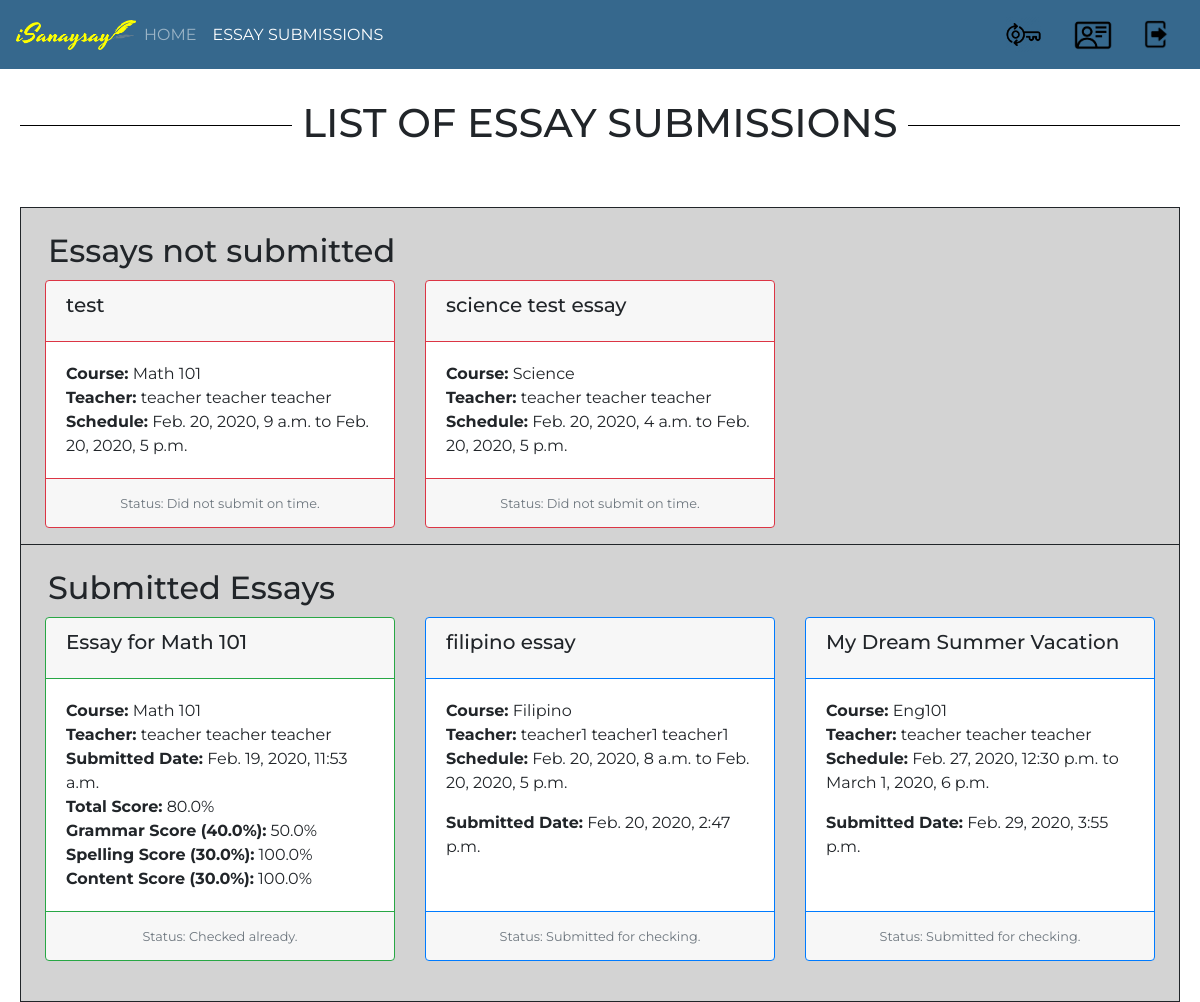
Before: /isanaysay/view_essay_submissions (signed in) with the older database file.
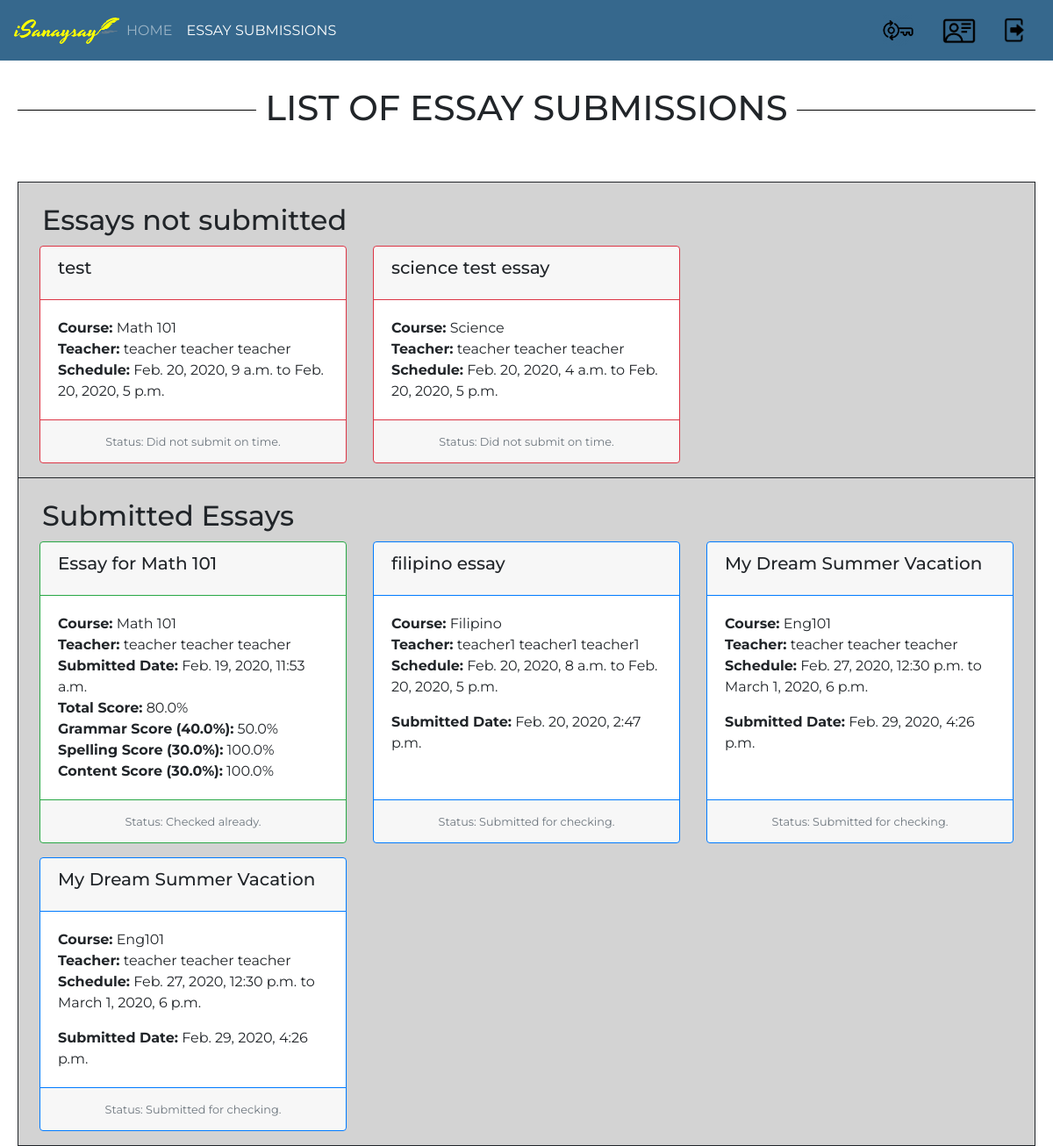
After: the same page with the newer database file.
### users/models.py (models this page shows, shortened)
class Essay(models.Model):
    course = models.ForeignKey(Course, verbose_name="Course", on_delete = models.CASCADE)
    name = models.CharField(verbose_name="Essay Name", max_length=300)
    essay_description = models.CharField(verbose_name="Essay Description", max_length=1500)
    essay_code = models.CharField(verbose_name="Essay Code", max_length=100)
    maximum_length = models.IntegerField(verbose_name="Maximum Length")
    start_date_time = models.DateTimeField(verbose_name="Essay Start Date and Time")
    end_date_time = models.DateTimeField(verbose_name="Essay End Date and Time")
    criteria_no_1 = models.FloatField(verbose_name="Grammar",default=0)
    criteria_no_2 = models.FloatField(verbose_name="Spelling",default=0)
    criteria_no_3 = models.FloatField(verbose_name="Content",default=0)
    words = models.CharField(verbose_name="Words",max_length=10000,default="")
    def is_past_due(self):
        date_today = datetime.datetime.now().replace(tzinfo=utc)
        essay_end_date = self.end_date_time.replace(tzinfo=utc)
        return date_today > essay_end_date
    def is_ongoing(self):
        date_today = datetime.datetime.now().replace(tzinfo=utc)
        essay_end_date = self.end_date_time.replace(tzinfo=utc)
        essay_start_date = self.start_date_time.replace(tzinfo=utc)
        return date_today > essay_start_date and date_today < essay_end_date

class Course(models.Model):
    pass
    semester_Choices = (
        ('A', 'First Semester'),
        ('B', 'Second Semester'),
        ('C', 'Summer'),
    )
    shoolYear_Choices = (
        ('1', '2019-2020'),
        ('2', '2020-2021'),
        ('3', '2021-2022'),
    )
    name = models.CharField(verbose_name="Course Name", max_length=128)
    course_code = models.CharField(verbose_name="Course Code", max_length=128)
    course_description = models.CharField(verbose_name="Course Description", max_length=500)
    course_detail = models.CharField(verbose_name="Course Detail", max_length=100)
    course_unit = models.IntegerField(verbose_name="Course Units", default=3)
    course_semester = models.CharField(max_length=1,choices=semester_Choices, default='A', verbose_name="Semester")
    course_school_year = models.CharField(max_length=1,choices=shoolYear_Choices, default='20', verbose_name="School Year")
    start_date = models.DateField(verbose_name="Course Start Date")
    end_date = models.DateField(verbose_name="Course End Date")
    students = models.ManyToManyField(CustomUser, related_name='students_enrolled')
    teacher = models.ForeignKey(CustomUser, verbose_name="Teacher", on_delete = models.CASCADE)

class CustomUser(AbstractUser):
    pass
    isStudent_Choices = (
        ('S', 'Student'),
        ('T', 'Teacher'),
    )
    first_name = models.CharField(verbose_name="First Name", max_length=100, default="")
    middle_name = models.CharField(verbose_name="Middle Name", max_length=100, default="")
    last_name = models.CharField(verbose_name="Last Name", max_length=100, default="")
    email_address = models.CharField(verbose_name="Email Address", max_length=100, default="some@email.com")
    id_number = models.CharField(verbose_name="ID Number", max_length=50, default="")
    isStudent = models.CharField(max_length=1,choices=isStudent_Choices, default='S', verbose_name="Student or Teacher")
    def __str__(self):
        return self.first_name + " " + self.middle_name + " " + self.last_name

class EssaySubmission(models.Model):
    pass
    isChecked_Choices = (
        ('Y', 'Yes'),
        ('N', 'No'),
    )
    essay = models.ForeignKey(Essay, verbose_name="Essay", on_delete = models.CASCADE)
    student = models.ForeignKey(CustomUser, verbose_name="Student", on_delete = models.CASCADE)
    content = models.CharField(verbose_name="Essay Content", max_length=3000)
    isChecked = models.CharField(max_length=1,choices=isChecked_Choices, default='N', verbose_name="Checked or Not Checked")
    submitted_date = models.DateTimeField(verbose_name="Essay Submission Date", auto_now_add=True)
    checked_date = models.DateTimeField(verbose_name="Essay Checked Date", auto_now_add=True)
    grammar_score = models.FloatField(verbose_name="Grammar Score", default=0)
    spelling_score = models.FloatField(verbose_name="Spelling Score", default=0)
    content_score = models.FloatField(verbose_name="Content Score", default=0)
    def checked_submission(self):
        if self.isChecked == 'N':
            return False
        return True
    def get_total_score(self):
        return (self.grammar_score  * self.essay.criteria_no_1 / 100) + (self.spelling_score * self.essay.criteria_no_2 / 100 ) + (self.content_score * self.essay.criteria_no_3 / 100 )

### users/views.py (the view)
def view_essay_submissions(request):
    if request.user.is_authenticated:
        template = "list_essay_submission.html"
        user_id = request.user.id
        print(user_id)
        essays = Essay.objects.select_related('course')
        essay_submissions = EssaySubmission.objects.select_related('student','essay').filter(student__id=user_id)
        courses = Course.objects.all()
        for essay in essays:
            present = False
            for s in essay.course.students.all():
                if s.id == user_id:
                    present = True
                    break
            if not present:
                essays = essays.exclude(id=essay.id)
        for essay in essays:
            present = False
            for es in essay_submissions:
                if essay.id == es.essay.id:
                    present = True
                    break
            if present:
                essays = essays.exclude(id=essay.id)
        date_today = datetime.datetime.now().replace(tzinfo=utc)
        context = {
            'essays': essays,
            'courses': courses,
            'essay_submissions': essay_submissions,
            'date_today': date_today,
        }
        return render(request, template, context)
    else:
        return HttpResponseRedirect(reverse_lazy('index'))

### templates/list_essay_submission.html (shortened to what the changed rows need)
{% extends 'base.html' %}
{% block content %}
	<div id="parent"><div id="child"><br/><br/><br/>
		<h1><span> LIST OF ESSAY SUBMISSIONS </span></h1><br/>
    <div style="
    background-color: lightgray;
    border: 1px solid;
    max-width: 1170px;
    margin-top: 37px;
    margin-left: auto;
    margin-right: auto;
"><br>
    <h2 style="
    float: left;
    margin-left: 27px;
">Essays not submitted</h2><br/><br/>
    <div style="width:100%">
    <div class="card-deck" style="display:inline-flex">
				{% for essay in essays %}
        {% if essay.is_ongoing %}
  <div class="card border-warning mb-3" style="max-width:350px;">
      <div class="card-header border-warning" ><a style="float:left;" href="{% url 'add-essay-submission' essay.id %}"><h5 class="card-title">{{ essay.name }}</h5> </a></div>
    <div class="card-body">
      <p class="card-text" style="float:left;margin-bottom:0px;"><b>Course:</b> {{ essay.course.name }}</p><br/>
      <p class="card-text" style="float:left;margin-bottom:0px;"><b>Teacher:</b> {{ essay.course.teacher }}</p><br/>
      <p class="card-text" style="float:left; text-align: left;"><b>Schedule:</b> {{ essay.start_date_time }} to {{ essay.end_date_time }}</p>
    </div>
    <div class="card-footer border-warning">
      <small class="text-muted">Status: Ongoing.</small>
    </div>
  </div>
        {% elif essay.is_past_due %}
  <div class="card border-danger mb-3" style="max-width:350px;">
      <div class="card-header border-danger" ><div style="float:left;" ><h5 class="card-title">{{ essay.name }}</h5> </div></div>
    <div class="card-body">
      <p class="card-text" style="float:left;margin-bottom:0px;"><b>Course:</b> {{ essay.course.name }}</p><br/>
      <p class="card-text" style="float:left;margin-bottom:0px;"><b>Teacher:</b> {{ essay.course.teacher }}</p><br/>
      <p class="card-text" style="float:left; text-align: left;"><b>Schedule:</b> {{ essay.start_date_time }} to {{ essay.end_date_time }}</p>
    </div>
    <div class="card-footer border-danger">
      <small class="text-muted">Status: Did not submit on time.</small>
    </div>
  </div>
        {% endif %}
        {% if forloop.last %}
        {% if forloop.counter|add:-2|divisibleby:"3" %}
  <div class="card border-light mb-3" style="min-width:350px;max-width:350px;z-index:-100;"></div>
        {% endif %}
        {% endif %}
        {% empty %}
        <h5> No ongoing essays yet. </h5>
  {% endfor %}
</div></div>
</div>
<div style="
    background-color: lightgray;
    border: 1px solid;
    max-width: 1170px;
    border-top: 0;
    margin-left: auto;
    margin-right: auto;
"><br>
    <h2 style="
    float: left;
    margin-left: 27px;
">Submitted Essays</h2><br/><br/>
    <div style="width:100%">
    <div class="card-deck" style="display:inline-flex; clear:both;">
    {% for essay_submission in essay_submissions %}
        {% if not essay_submission.checked_submission %}
  <div class="card border-primary mb-3" style="max-width:350px;">
      <div class="card-header border-primary" ><div style="float:left;" ><h5 class="card-title">{{ essay_submission.essay.name }}</h5> </div></div>
    <div class="card-body">
      <p class="card-text" style="float:left;margin-bottom:0px;"><b>Course:</b> {{ essay_submission.essay.course.name }}</p><br/>
      <p class="card-text" style="float:left;margin-bottom:0px;"><b>Teacher:</b> {{ essay_submission.essay.course.teacher }}</p><br/>
      <p class="card-text" style="float:left; text-align: left;"><b>Schedule:</b> {{ essay_submission.essay.start_date_time }} to {{ essay_submission.essay.end_date_time }}</p>
      <p class="card-text" style="float:left; margin-bottom:0px;text-align: left;"><b>Submitted Date:</b> {{ essay_submission.submitted_date }}</p>
    </div>
    <div class="card-footer border-primary">
      <small class="text-muted">Status: Submitted for checking.</small>
    </div>
  </div>
        {% else %}
  <div class="card border-success mb-3" style="max-width:350px;">
      <div class="card-header border-success" ><div style="float:left;" ><h5 class="card-title">{{ essay_submission.essay.name }}</h5> </div></div>
    <div class="card-body">
      <p class="card-text" style="float:left;margin-bottom:0px;"><b>Course:</b> {{ essay_submission.essay.course.name }}</p><br/>
      <p class="card-text" style="float:left;margin-bottom:0px;"><b>Teacher:</b> {{ essay_submission.essay.course.teacher }}</p><br/>
      <p class="card-text" style="float:left; margin-bottom:0px;text-align: left; clear:both;"><b>Submitted Date:</b> {{ essay_submission.submitted_date }}</p><br/><br/>
      <p class="card-text" style="float:left; margin-bottom:0px;text-align: left;"><b>Total Score:</b> {{ essay_submission.get_total_score }}%</p>
      <p class="card-text" style="float:left; margin-bottom:0px;text-align: left;"><b>Grammar Score ({{essay_submission.essay.criteria_no_1}}%):</b> {{ essay_submission.grammar_score }}%</p>
      <p class="card-text" style="float:left; margin-bottom:0px;text-align: left;"><b>Spelling Score ({{essay_submission.essay.criteria_no_2}}%):</b> {{ essay_submission.spelling_score }}%</p>
      <p class="card-text" style="float:left; margin-bottom:0px;text-align: left;"><b>Content Score ({{essay_submission.essay.criteria_no_3}}%):</b> {{ essay_submission.content_score }}%</p>
    </div>
    <div class="card-footer border-success">
      <small class="text-muted">Status: Checked already.</small>
    </div>
  </div>
        {% endif %}
        {% if forloop.counter|divisibleby:"3" %}
      </div> </div><div style="width:100%"><div class="card-deck" style="display:inline-flex">
        {% endif %}
        {% if forloop.last %}
        {% if forloop.counter|add:-1|divisibleby:"3" %}
  <div class="card border-light mb-3" style="min-width:350px;max-width:350px;z-index:-100;"></div>
  <div class="card border-light mb-3" style="min-width:350px;max-width:350px;z-index:-100;"></div>
        {% endif %}
        {% endif %}
        {% empty %}
        <h5> No essay submitted yet. </h5>
        {% endfor %}
</div></div>
</div>
</div>
	</div></div>
{% endblock %}

Changed rows visible on the page:
removed EssaySubmission: essay.name "My Dream Summer Vacation", essay.course.name "Eng101", essay.course.teacher "teacher teacher teacher", essay.start_date_time "Feb. 27, 2020, 12:30 p.m.", essay.end_date_time "March 1, 2020, 6 p.m.", submitted_date "Feb. 29, 2020, 3:55 p.m."
added EssaySubmission: essay.name "My Dream Summer Vacation", essay.course.name "Eng101", essay.course.teacher "teacher teacher teacher", essay.start_date_time "Feb. 27, 2020, 12:30 p.m.", essay.end_date_time "March 1, 2020, 6 p.m.", submitted_date "Feb. 29, 2020, 4:26 p.m."
added EssaySubmission: essay.name "My Dream Summer Vacation", essay.course.name "Eng101", essay.course.teacher "teacher teacher teacher", essay.start_date_time "Feb. 27, 2020, 12:30 p.m.", essay.end_date_time "March 1, 2020, 6 p.m.", submitted_date "Feb. 29, 2020, 4:26 p.m."
